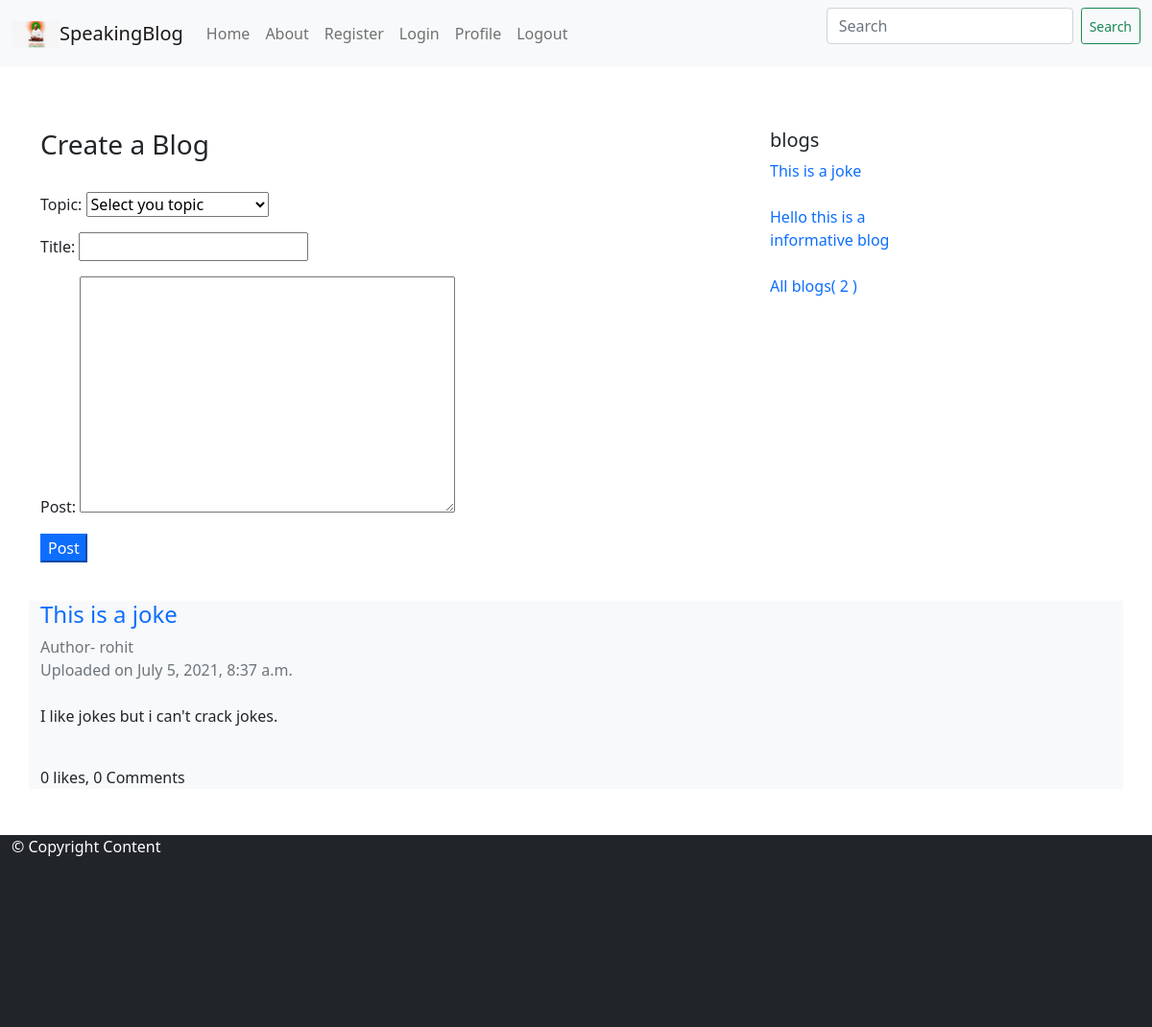
The page /blog/profile/ (signed in) on the database its author committed.
### blog/models.py (models this page shows)
class blogpost(models.Model):
    created_by=models.ForeignKey(User,on_delete=models.CASCADE)
    topic=models.CharField(max_length=122,null=True,blank=False)
    title=models.CharField(max_length=250,blank=False)
    post=models.TextField()
    likes=models.ManyToManyField(User, related_name='blog_posts')
    date=models.DateTimeField(auto_now_add=True )
    def __str__(self):
        return ' (' +str(self.created_by)+') Title- '+self.title
    class Meta:
        ordering=['-date']

### blog/views.py (the view)
# urls.py: path('profile/',views.profile,name='profile'),
@login_required(login_url='login')
def profile(request):
    count=0
    if request.method=='POST':
        fm=Myblogform(request.POST)
        if fm.is_valid():
            topic=fm.cleaned_data['topic']
            title=fm.cleaned_data['title'].capitalize()
            post=fm.cleaned_data['post']
            obj=blogpost(topic=topic,title=title,post=post)
            obj.created_by=request.user  #this line fill the created_by column in models by current username automatically
            obj.save()
            return redirect('profile')
    else:
        fm=Myblogform()
    postdata=blogpost.objects.all().filter(created_by=request.user)
    print(list(postdata))
    count=len(postdata)
    fulldata=postdata[:1]  #Printing only current blog on the profile
    postdata=postdata[:15]  #Pring total 15 blogs title from first blog
    return render(request,'profile.html' ,{'data':postdata,'fulldata':fulldata,'count':count,'form':fm})

### blog/forms.py
class Myblogform(forms.ModelForm):
    choices=(('None','Select you topic'),('Educational','Educational'),('Informational','Informational'),('Funny Thoughts/Jokes','Funny Thoughts/Jokes'),
    ('About Me','About Me'),('Sayri','Sayri'))
    topic=forms.ChoiceField(choices=choices)
    class Meta:
        model=blogpost
        fields=['topic','title','post']

### blog/templates/profile.html (shortened to what this page needs)
{%extends 'base.html'%}
{%block body%}
<div class='container-fluid'>
    <div class='container pt-5'>
        <div class='row'>
            <div class='col-md-8'>
                        <h3>Create a Blog</h3><br>
                        <form method='post' class='form-group'>
                                 {{form.as_p}}
                                <input type='submit' class='btn-primary' value='Post'>
                            </form>
            </div>
            <div class='col-md-2'>
                <div class='row'>
                    <h5>blogs</h5>
                                    {%if data%}
                                        {%for data in data%}
                                        <a href={%url 'detaildata' data.id%}> {{data.title}}</a><br><br>
                                    {%endfor%}
                                {%endif%}
                                    <br>
                                <a href={%url 'user_blogs' %}>All blogs( {{count}} )</a>
                </div>
            </div>
        </div>
    </div>
<br>
    <div class='container bg-light'>
                                {%if fulldata%}
                                    {%for data in fulldata%}
                                            <h4><a href={%url 'detaildata' data.id%}>{{data.title}}</a></h4>
                                            <span class='text-muted'>Author- {{data.created_by}} </span><br>
                                            <span class='text-muted'>Uploaded on {{data.date}}</span><br><br>
                                            <p>{{data.post}}  <br>
                                                </p><br>
                                                {{data.likes.count}} likes,
                                                {{data.comments.count}} Comments
                                    {%endfor%}
                                {% endif %}
    </div>
</div>
{%endblock%}

### rows shown on the page
blogpost: title "This is a joke", created_by "rohit", date "July 5, 2021, 8:37 a.m.", post "I like jokes but i can't crack jokes.", likes.count "0", comments.count "0"
blogpost: title "Hello this is a informative blog"

### other values the page prints
{{ count }} "2"
